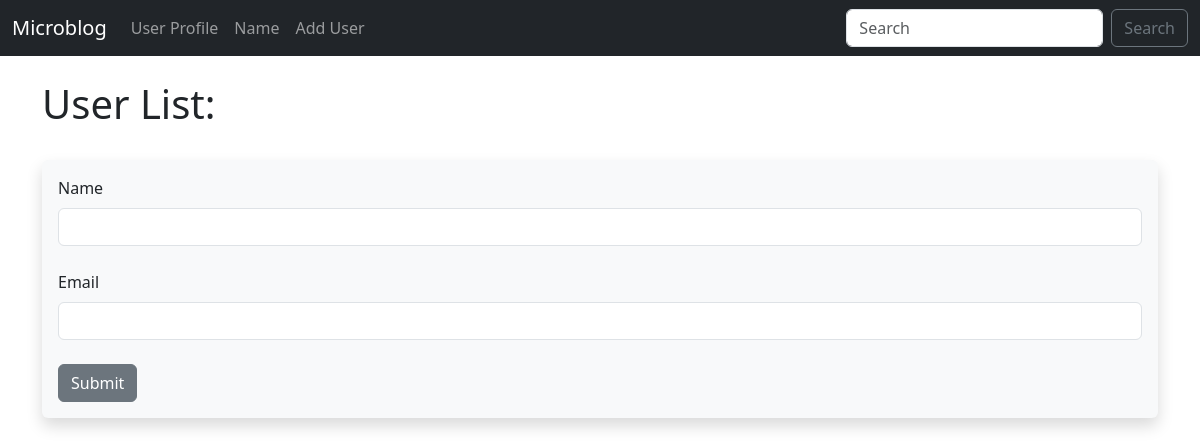
The page /user/add on the database as committed earlier.
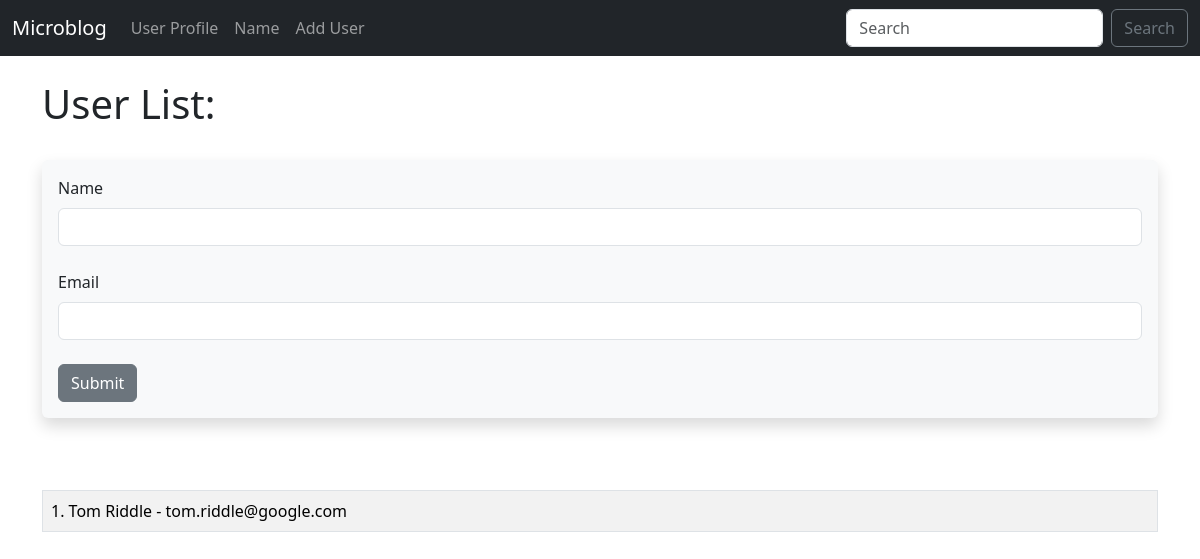
The same page on the database as committed later.
### app/models.py (models this page shows, shortened)
class User(db.Model):
    id = db.Column(db.Integer, primary_key=True)
    name = db.Column(db.String(200), nullable=False)
    email = db.Column(db.String(120), nullable=False, unique=True)
    date_added = db.Column(db.DateTime, default=datetime.utcnow)

### app/routes.py (the view, shortened to what this page needs)
@app.route("/user/add", methods=["GET", "POST"])
def add_user():
    name = None
    form = UserForm()
    our_users = User.query.order_by(User.date_added)
    return render_template("add_user.html", form=form, name=name, our_users=our_users)

### app/forms.py
class UserForm(FlaskForm):
    name = StringField("Name", validators=[DataRequired()])
    email = StringField("Email ", validators=[DataRequired()])
    submit = SubmitField("Submit")

### app/templates/add_user.html (shortened to what this page needs)
{% extends "base.html" %}
{% block content %}
{% if name %}
<h1>User Added!</h1>
<br />
<table class="table table-hover table-bordered table-striped">
    {% for our_user in our_users %}
    <tr>
        <td>{{ our_user.id }}. {{ our_user.name }} - {{ our_user.email }}</td>
    </tr>
    {% endfor %}
</table>
{% else %}
<h1>User List:</h1>
<br />
<div class="shadow p-3 mb-5 bg-body-tertiary rounded">
    <form action="" method="post">
        {{ form.name.label(class="form-label") }}
        {{ form.name(class="form-control") }}
        <br />
        {{ form.email.label(class="form-label") }}
        {{ form.email(class="form-control") }}
        <br />
        {{ form.submit(class="btn btn-secondary") }}
    </form>
</div>
<br />
<table class="table table-hover table-bordered table-striped">
    {% for our_user in our_users %}
    <tr>
        <td>{{ our_user.id }}. {{ our_user.name }} - {{ our_user.email }}</td>
    </tr>
    {% endfor %}
</table>
{% endif %}
{% endblock %}

### app/templates/base.html (shortened to what this page needs)
<!DOCTYPE html>
<html lang="en">
<head>
    <link href="https://cdn.jsdelivr.net/npm/bootstrap@5.3.3/dist/css/bootstrap.min.css" rel="stylesheet"
>
    <link href="{{ url_for('static',filename='css/style.css') }}" rel="stylesheet">
</head>
<body>
    {% include 'navbar.html' %}
    <br />
    <div class="container">
        {% block content %}{% endblock %}
    </div>
</body>
</html>

### app/templates/navbar.html (shortened to what this page needs)
<nav class="navbar navbar-expand-lg navbar-dark bg-dark">
    <div class="container-fluid">
        <a class="navbar-brand" href="{{ url_for('index') }}">Microblog</a>
        <div class="collapse navbar-collapse" id="navbarSupportedContent">
            <ul class="navbar-nav me-auto mb-2 mb-lg-0">
                <li class="nav-item">
                    <a class="nav-link" href="{{ url_for('user', name='Chun Wu') }}">User Profile</a>
                </li>
                <li class="nav-item">
                    <a class="nav-link" href="{{ url_for('name') }}">Name</a>
                </li>
                <li class="nav-item">
                    <a class="nav-link" href="{{ url_for('add_user') }}">Add User</a>
                </li>
            </ul>
            <form class="d-flex" role="search">
                <input class="form-control me-2" type="search" placeholder="Search" aria-label="Search">
                <button class="btn btn-outline-secondary" type="submit">Search</button>
            </form>
        </div>
    </div>
</nav>

Rows that differ between the two databases and show on the page:
added User: id "1", name "Tom Riddle", email "tom.riddle@google.com"
